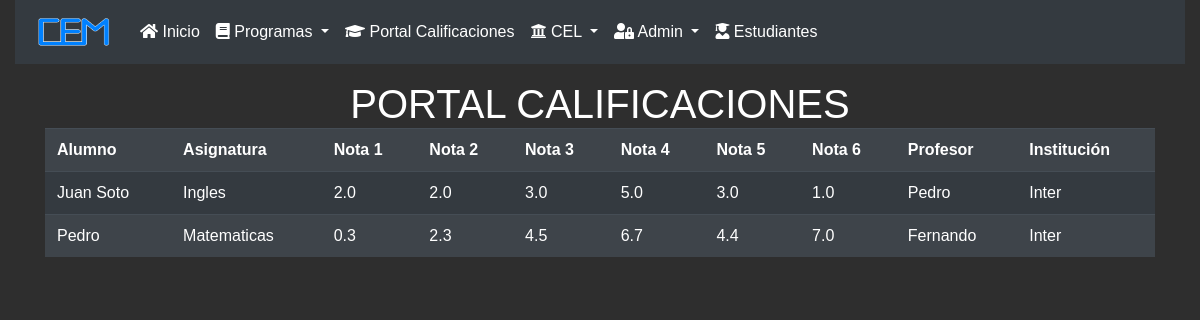
The app's page /listado-calificaciones/ with its own data.
### core/models.py (models this page shows, shortened)
class Calificaciones(models.Model):
    idCalificacion = models.IntegerField(primary_key=True, verbose_name='Id de calificacion')
    alumno = models.CharField(max_length=200, verbose_name='Nombre del alumno')
    asignatura = models.CharField(max_length=50, verbose_name='Nombre de la asignatura')
    nota1 = models.DecimalField(max_digits=2, decimal_places=1, verbose_name='Nota 1')
    nota2 = models.DecimalField(max_digits=2, decimal_places=1, verbose_name='Nota 2')
    nota3 = models.DecimalField(max_digits=2, decimal_places=1, verbose_name='Nota 3')
    nota4 = models.DecimalField(max_digits=2, decimal_places=1, verbose_name='Nota 4')
    nota5 = models.DecimalField(max_digits=2, decimal_places=1, verbose_name='Nota 5')
    nota6 = models.DecimalField(max_digits=2, decimal_places=1, verbose_name='Nota 6')
    profesor = models.CharField(max_length=300, verbose_name='Nombre Apellido del profesor encargado')
    institucion = models.CharField(max_length=200, verbose_name='Nombre de la institucion')

### core/views.py (the view)
# urls.py: path('listado-calificaciones/', listado_notas, name="listado_notas" ),
def listado_notas(request):
    notas = Calificaciones.objects.all()
    data = {
        'notas':notas
    }
    return render(request, 'core/portal_notas.html', data)

### core/templates/core/portal_notas.html (shortened to what this page needs)
{% load static %}
<!DOCTYPE html>
<html lang="es">
<head>
    <link rel="stylesheet" href="https://cdn.jsdelivr.net/npm/bootstrap@4.6.0/dist/css/bootstrap.min.css"
>
    <link rel="stylesheet" href="{% static 'core/fontawesome/css/all.min.css' %}">
    <link rel="stylesheet" href="{% static 'core/css/agregarCrud.css' %}">
</head>
<body>
  <div class="container-fluid">
    <nav class="navbar navbar-expand-lg navbar-dark bg-dark">
      <a class="navbar-brand">
        <img src="{% static 'core/img/CEM.png' %}" alt="Logo" id="logo">
      </a>
      <div class="collapse navbar-collapse" id="menu">
        <ul class="navbar-nav mr-auto">
          <li class="nav-item active">
            <a href="{% url 'index' %}" class="nav-link">
              <i class="fas fa-home"></i>
              Inicio
            </a>
          </li>
          <li class="nav-item dropdown">
            <a class="nav-link dropdown-toggle active" data-toggle="dropdown" data-target="despegable" href="#">
              <i class="fas fa-book"></i>
              Programas
            </a>
          </li>
          <li class="nav-item active">
            <a href="{% url 'listado_notas' %}" class="nav-link">
              <i class="fas fa-graduation-cap"></i>
              Portal Calificaciones
            </a>
          </li>
          <li class="nav-item dropdown">
            <a class="nav-link dropdown-toggle active" data-toggle="dropdown" data-target="despegable" href="#">
              <i class="fas fa-university"></i>
              CEL
            </a>
          </li>
          <li class="nav-item dropdown" id="wiki">
            <a class="nav-link dropdown-toggle active" data-toggle="dropdown" data-target="despegable" href="#">
              <i class="fas fa-user-lock"></i>
              Admin
            </a>
          </li>
          <li class="nav-item active">
            <a href="{% url 'listado_postu' %}" class="nav-link">
              <i class="fas fa-user-graduate"></i>
              Estudiantes
            </a>
          </li>
        </ul>
      </div>
    </nav>
  </div>
<h1 id="titula">PORTAL CALIFICACIONES</h1>
    <div class="container-md">
      <table class="table table-dark table-striped">
          <tr>
              <th>Alumno</th>
              <th>Asignatura</th>
              <th>Nota 1</th>
              <th>Nota 2</th>
              <th>Nota 3</th>
              <th>Nota 4</th>
              <th>Nota 5</th>
              <th>Nota 6</th>
              <th>Profesor</th>
              <th>Institución</th>
          </tr>
          {% for p in notas%}
          <tr>
              <td>{{ p.alumno}}</td>
              <td>{{ p.asignatura }}</td>
              <td>{{ p.nota1}}</td>
              <td>{{ p.nota2}}</td>
              <td>{{ p.nota3}}</td>
              <td>{{ p.nota4}}</td>
              <td>{{ p.nota5}}</td>
              <td>{{ p.nota6}}</td>
              <td>{{ p.profesor}}</td>
              <td>{{ p.institucion}}</td>
          </tr>
          {% endfor %}
      </table>
    </div>
</body>
</html>

### core/static/core/css/agregarCrud.css (style rules this page uses)
body { background-color: rgb(46, 46, 46); color: black; margin: 0 auto; display: flex; flex-direction: column; justify-content: center; align-items: center; }
#titula { color: white; margin: 0 auto; display: flex; flex-direction: column; justify-content: center; align-items: center; background-color: rgb(46, 46, 46); }
#logo { width: 85px; height: 38px; }
* { padding: 0; margin: 0; box-sizing: border-box; font-family: arial; }

### records on screen
Calificaciones: alumno "Juan Soto", asignatura "Ingles", nota1 "2.0", nota2 "2.0", nota3 "3.0", nota4 "5.0", nota5 "3.0", nota6 "1.0", profesor "Pedro", institucion "Inter"
Calificaciones: alumno "Pedro", asignatura "Matematicas", nota1 "0.3", nota2 "2.3", nota3 "4.5", nota4 "6.7", nota5 "4.4", nota6 "7.0", profesor "Fernando", institucion "Inter"
